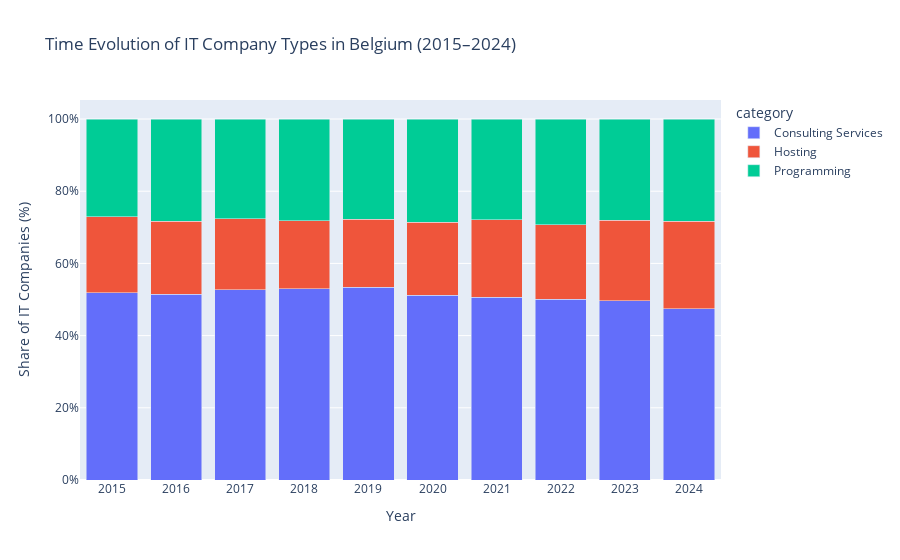

This figure's notebook cell:
### Markdown cell above
2. From Code to Consultancy: Shifts Within the IT Sector ???
code 
Category Nacecode = 2008
Code in (=Programming) 62
62
620
620
6201
6201
62010
62010
in (=Consulting Services) 6202
6202
62020
62020
6202001
6202001
6202002
6202002
6203
6203
62030
62030
6209
6209
62090
62090
63
63
in (=Hosting) 631
631
6311
6311
63110
63110
6311001
6311001
6311002
6311002
6311011
6311011
6311012
6311012
6311013
6311013
6312
6312
63120
63120
in (=Other) 639

### Code cell
import sqlite3
import pandas as pd
import plotly.express as px

# Connect to your database
conn = sqlite3.connect("kbo_database.db")

# Define NACE code groups
programming = [62, 620, 6200, 6201, 62010]
consulting = [6202, 62020, 6202001, 6202002, 6203, 62030, 6209, 62090, 63]
hosting = [631, 6311, 63110, 6311001, 6311002, 6311011, 6311012, 6311013, 6312, 63120]
other = [639]
all_codes = programming + consulting + hosting + other

# SQL query with proper CAST
query = f"""
SELECT
  SUBSTR(e.StartDate, 7, 4) AS year,
  CASE
    WHEN a.NaceCode IN ({','.join(map(str, programming))}) THEN 'Programming'
    WHEN a.NaceCode IN ({','.join(map(str, consulting))}) THEN 'Consulting Services'
    WHEN a.NaceCode IN ({','.join(map(str, hosting))}) THEN 'Hosting'
    WHEN a.NaceCode IN ({','.join(map(str, other))}) THEN 'Other'
    ELSE 'Unclassified'
  END AS category,
  COUNT(DISTINCT e.EnterpriseNumber) AS count
FROM enterprise e
JOIN activity a ON e.EnterpriseNumber = a.EntityNumber
WHERE a.NaceVersion = 2008
  AND a.NaceCode IN ({','.join(map(str, all_codes))})
  AND e.Status = 'AC'
  AND CAST(SUBSTR(e.StartDate, 7, 4) AS INTEGER) BETWEEN 2015 AND 2024
GROUP BY year, category
ORDER BY year, category;
"""

# Execute query
df = pd.read_sql_query(query, conn)

# Convert to % share per year
df["percentage"] = df.groupby("year")["count"].transform(lambda x: x / x.sum() * 100).round(2)

# Plot stacked bar chart (%)
fig = px.bar(
    df,
    x="year",
    y="percentage",
    color="category",
    barmode="stack",
    labels={"percentage": "Share of IT Companies (%)", "year": "Year"},
    title="Time Evolution of IT Company Types in Belgium (2015–2024)"
)

fig.update_layout(yaxis=dict(ticksuffix="%"))

# Show plot
fig.show()

# Optional: Save to HTML
fig.write_html("figures/it_company_type_share_over_time.html")

### Figure 1 — Plotly figure (JSON) as saved in the notebook; plotly's stock layout.template omitted (floating-point values rounded to 4 significant figures)
{"data": [{"hovertemplate": "category=Consulting Services<br>Year=%{x}<br>Share of IT Companies (%)=%{y}<extra></extra>", "legendgroup": "Consulting Services", "marker": {"color": "#636efa", "pattern": {"shape": ""}}, "name": "Consulting Services", "orientation": "v", "showlegend": true, "textposition": "auto", "type": "bar", "x": ["2015", "2016", "2017", "2018", "2019", "2020", "2021", "2022", "2023", "2024"], "xaxis": "x", "y": [51.89, 51.44, 52.74, 52.92, 53.42, 51.23, 50.58, 50.07, 49.63, 47.46], "yaxis": "y"}, {"hovertemplate": "category=Hosting<br>Year=%{x}<br>Share of IT Companies (%)=%{y}<extra></extra>", "legendgroup": "Hosting", "marker": {"color": "#EF553B", "pattern": {"shape": ""}}, "name": "Hosting", "orientation": "v", "showlegend": true, "textposition": "auto", "type": "bar", "x": ["2015", "2016", "2017", "2018", "2019", "2020", "2021", "2022", "2023", "2024"], "xaxis": "x", "y": [21.0, 20.31, 19.59, 18.92, 18.83, 20.21, 21.49, 20.63, 22.36, 24.19], "yaxis": "y"}, {"hovertemplate": "category=Programming<br>Year=%{x}<br>Share of IT Companies (%)=%{y}<extra></extra>", "legendgroup": "Programming", "marker": {"color": "#00cc96", "pattern": {"shape": ""}}, "name": "Programming", "orientation": "v", "showlegend": true, "textposition": "auto", "type": "bar", "x": ["2015", "2016", "2017", "2018", "2019", "2020", "2021", "2022", "2023", "2024"], "xaxis": "x", "y": [27.11, 28.25, 27.67, 28.16, 27.75, 28.57, 27.93, 29.31, 28.01, 28.34], "yaxis": "y"}], "layout": {"barmode": "stack", "legend": {"title": {"text": "category"}, "tracegroupgap": 0}, "title": {"text": "Time Evolution of IT Company Types in Belgium (2015–2024)"}, "xaxis": {"anchor": "y", "domain": [0, 1], "title": {"text": "Year"}}, "yaxis": {"anchor": "x", "domain": [0, 1], "ticksuffix": "%", "title": {"text": "Share of IT Companies (%)"}}}}
